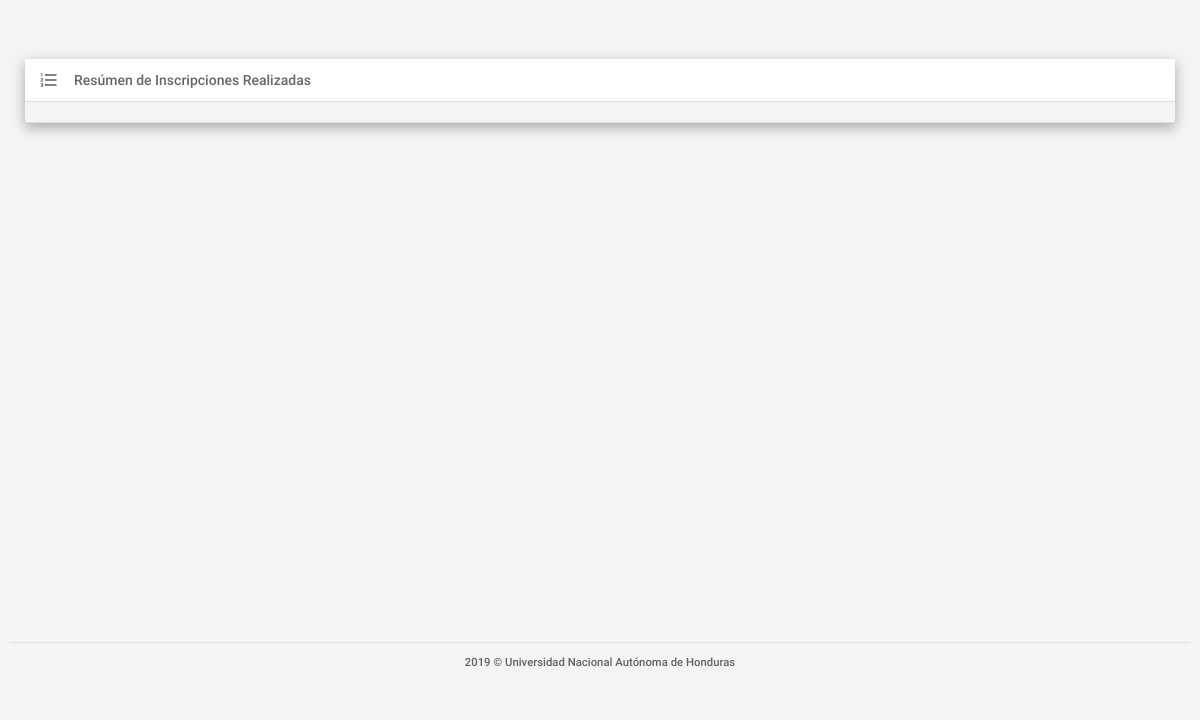
The page /inscripciones.php on the database as committed earlier.
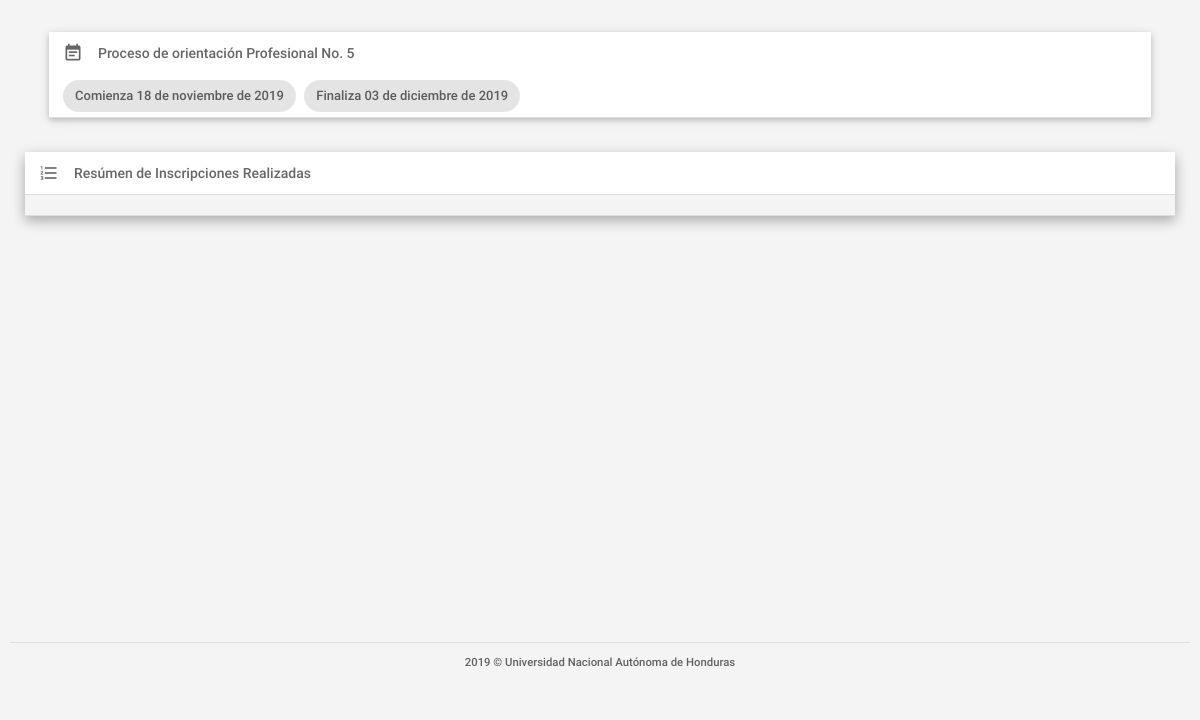
The same page on the database as committed later.
### tables this page shows
CREATE TABLE IF NOT EXISTS `tbl_procesos` (
  `idprocesos` INT NOT NULL,
  `fechainicio` DATETIME NULL,
  `fechafinal` DATETIME NULL,
  `fechainiciotestlinea` DATETIME NULL,
  `fechafinaltestlinea` DATETIME NULL,
  `urltestlinea1` VARCHAR(300) NULL,
  `urltestline2` VARCHAR(300) NULL,
  `clavetest` VARCHAR(100) NULL,
  `fechainicioentrevista` DATETIME NULL,
  `fechafinentrevista` DATETIME NULL,
  `fechainiciodevuelveresultado` DATETIME NULL,
  `fechafindevuelveresultado` DATETIME NULL,
  `estado` VARCHAR(45) NULL,
  PRIMARY KEY (`idprocesos`));

### assets/clases/class_conexion.php (called while the page is built, shortened)
<?php
	class Conexion{
		private $usuario = "root";
		private $contraseña = "oracle123";
		private $host = "localhost";
		private $baseDatos = "db_formacion";
		private $puerto = "3306";
		private $link;
		public function establecerConexion(){
			$this->link = mysqli_connect($this->host,$this->usuario,$this->contraseña,$this->baseDatos,$this->puerto);
			$this->link->set_charset("utf8");
		}
		public function ejecutarInstruccion($sql){
			return mysqli_query($this->link, $sql);
		}
	}
?>

### inscripciones.php (the view, shortened to what this page needs)
<?php
    require('./assets/clases/class_conexion.php');
    $mysql = new Conexion();
    $fechaActual = date("Y-m-d H:m:s");
    $query=$mysql->ejecutarInstruccion("
    select *, DATE_FORMAT(fechainicio, '%d de %M de %Y') as FI, DATE_FORMAT(fechafinal, '%d de %M de %Y') as FF from tbl_procesos
    WHERE '". $fechaActual ."' BETWEEN fechainicio AND fechafinal
    ");
?>
<!DOCTYPE html>
<html lang="es">
<head>
    <link type="text/css" rel="stylesheet" href="assets/plugins/materialize/css/materialize.min.css" />
    <link href="assets/css/materialize_Icons.css" rel="stylesheet">
    <link href="assets/css/alpha.css" rel="stylesheet" type="text/css" />
    <link href="assets/css/custom.css" rel="stylesheet" type="text/css" />
    <link href="assets/css/gestionar_Usuarios.css" rel="stylesheet" type="text/css">
    <link href="assets/plugins/sweetalert/sweetalert.css" rel="stylesheet" type="text/css" />
    <link href="assets/plugins/material-preloader/css/materialPreloader.min.css" rel="stylesheet">
    <link href="assets/css/inscripciones.css" rel="stylesheet">
</head>
<body>
    <div class="mn-content">
        <main class="mn-inner">
            <div class="row">
                <ul class="collapsible popout procesos" data-collapsible="accordion">
                    <?php
                        while($datos = mysqli_fetch_array($query))
                        {
                    ?>
                    <li  >
                        <div class="collapsible-header" <?php echo 'onclick="getSecciones('.$datos["idprocesos"].',this)"' ?>>
                        <i class="material-icons">event_note</i>
                            Proceso de orientación Profesional No. <?php echo $datos["idprocesos"]; ?><br>
                            <div class="chip">Comienza <?php echo $datos["FI"]; ?></div>
                            <div class="chip">Finaliza <?php echo $datos["FF"]; ?></div>
                        </div>
                    </li>
                    <?php
                    }
                    ?>
                </ul>
            </div>
            <div class="row">
                <ul class="collapsible popout" data-collapsible="accordion" id="div_secciones_matriculadas">
                    <li>
                        <div class="collapsible-header active">
                            <i class="material-icons">format_list_numbered</i>
                            Resúmen de Inscripciones Realizadas
                        </div>
                        <div class="collapsible-body">
                    </li>
                </ul>
            </div>
        </main>
        <div id="div-piePagina"></div>
    </div>
    <div class="left-sidebar-hover"></div>
</body>
</html>

Rows that differ between the two databases and show on the page:
added tbl_procesos: idprocesos "5", FI "18 de noviembre de 2019", FF "03 de diciembre de 2019"
